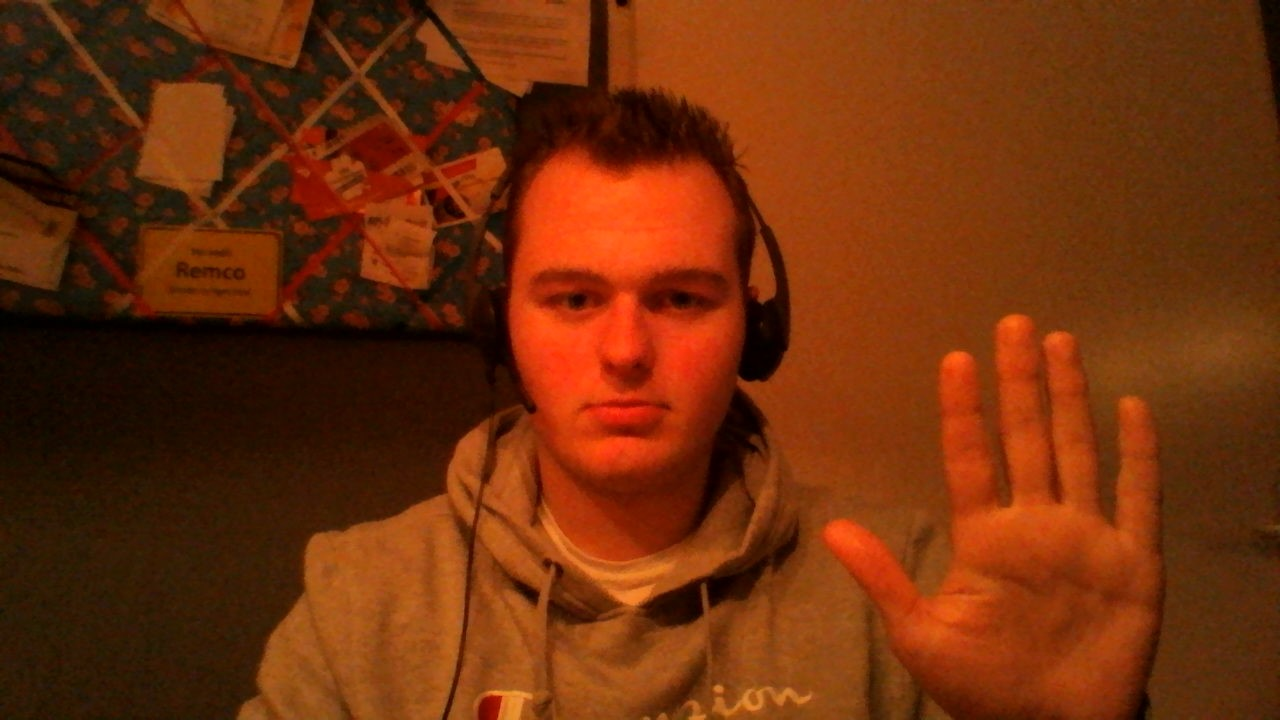
#> input picture pract2/testOtherLighting.JPG, 1280 x 720 px, found by its file name
$ python center.py
#> lines starting #> are read from the running program, lines starting #| are printed output that depends on the picture; after the words box and inside, x2 and y2 are one past the last pixel; in counts of white or black regions, pixels touching at a corner belong together
### pract2/functions.py
import cv2
import numpy as np


# Function to detect skin patches and identify their location
def skinFilter(frame, lower, upper):

	# convert frame to YCrCb from BGR (reversed RGB)
	converted = cv2.cvtColor(frame, cv2.COLOR_BGR2YCR_CB)

	#filter the pixels within the skin color range
	skinMask = cv2.inRange(converted, lower, upper)

	# process the frame (erosion, dilation) for better results
	kernel = cv2.getStructuringElement(cv2.MORPH_ELLIPSE, (10, 10))
	skinMask = cv2.erode(skinMask, kernel, iterations = 2)
	skinMask = cv2.dilate(skinMask, kernel, iterations = 2)
	skinMask = cv2.GaussianBlur(skinMask, (3,3), 0)

	# Use AND operator to identify pixels that can be used
	skin = cv2.bitwise_and(frame, frame, mask = skinMask)

	#Threshold and create binary image for processing
	skin = cv2.cvtColor(skin, cv2.COLOR_RGB2GRAY)
	ret, tresh1 = cv2.threshold(skin, 0,255,cv2.THRESH_BINARY)
	cv2.imshow("binary", tresh1)

	#calculate the centers of the skin patches by identifying contours
	centers = findDefects(frame, tresh1)

	return [frame, centers]


# Function to find the defects and contours in the frame
def findDefects(frame, gray):

	# find the contours
	contours,hierarchy = cv2.findContours(gray, 1, 2)
	maxArea = 0
	ci = 0

	n = 0
	cx = None
	cy = None
	ci = []
	centers = []
	if len(contours) > 1:

		# for each contour: calculate the area and filter the patches that are too small
		for i in range(len(contours)):
			cnt = contours[n]
			area = cv2.contourArea(cnt)

			if area > 4000:
				ci.append(i)

			n += 1

		# for each contour left:
		# - calculate the COG by using the moments of the contour (http)
		# - Get the defects of the fingers
		# - By defining the defect location: draw lines between the fingertips
		# 	creating a contour of the hand
		# - Draw the contour of the hand on the frame

		for i in ci:
			cnt = contours[i]
			M = cv2.moments(cnt)
			cx = int(M['m10']/M['m00'])
			cy = int(M['m01']/M['m00'])
			centers.append((cx, cy))
			hull = cv2.convexHull(cnt,returnPoints = False)
			defects = cv2.convexityDefects(cnt,hull)

			for i in range(defects.shape[0]):
				s,e,f,d = defects[i,0]
				start = tuple(cnt[s][0])
				end = tuple(cnt[e][0])
				far = tuple(cnt[f][0])
				cv2.line(frame,start,end,[0,255,0],2)
				cv2.circle(frame,far,5,[0,0,255],-1)

	return centers


# Function to calculate the total offset given the current and previous centers,
# and the cumulative offset yet obtained
# [10 lines left out: function processHand, not called in this run]


# Functions for length processing
def getLength(vector):
	return (vector[0]**2 + vector[1]**2)**0.5


def getLengthX(vector):
	return vector[0]

def getLengthY(vector):
	return vector[1]


# Function to get the right associations between two centers in two consecutive frames
# (Only when two hands are in the frame)
# [21 lines left out: function getPreviousCenter, not called in this run]

### pract2/center.py
import numpy as np
import cv2
import functions

img1 = cv2.imread("testOtherLighting.jpg")
#> img1 is the input picture: shape (720, 1280, 3); mean B, G, R 10.1, 46.2, 112.4
img2 = cv2.imread("test4OtherLighting.jpg")
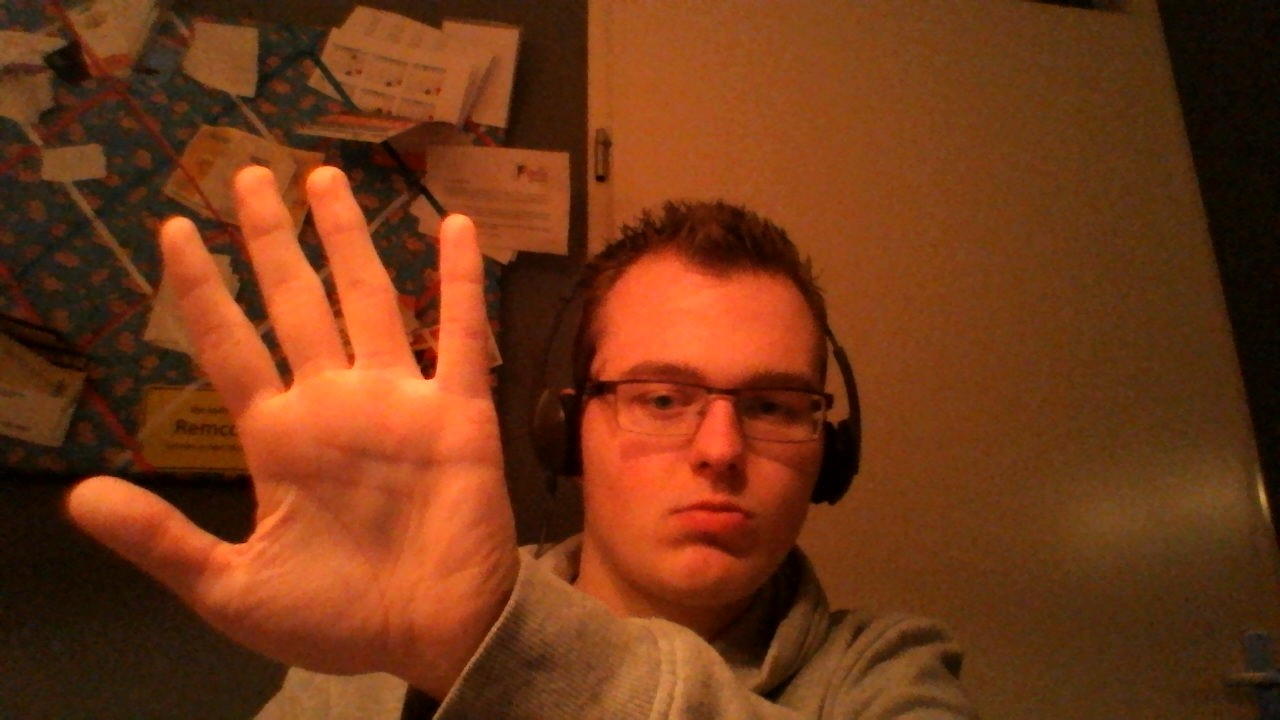
#> input picture pract2/test4OtherLighting.JPG, 1280 x 720 px, found by its file name
#> img2 is the input picture: shape (720, 1280, 3); mean B, G, R 22.2, 55.7, 115.9

fgbg = cv2.BackgroundSubtractorMOG()


#frame = cv2.imread("test2OtherLighting.jpg")
#skin filter boundaries (tweak if necessary)
lower = np.array([0, 45, 80], dtype = "uint8")
upper = np.array([11, 255, 255], dtype = "uint8")

list1 = functions.skinFilter(img1, lower, upper)
#> in skinFilter, `converted = cv2.cvtColor(frame, cv2.COLOR_BGR2YCR_CB)`: converted: shape (720, 1280, 3); mean of channels 0, 1, 2 61.9, 164.1, 98.8
#> in skinFilter, `skinMask = cv2.inRange(converted, lower, upper)`:
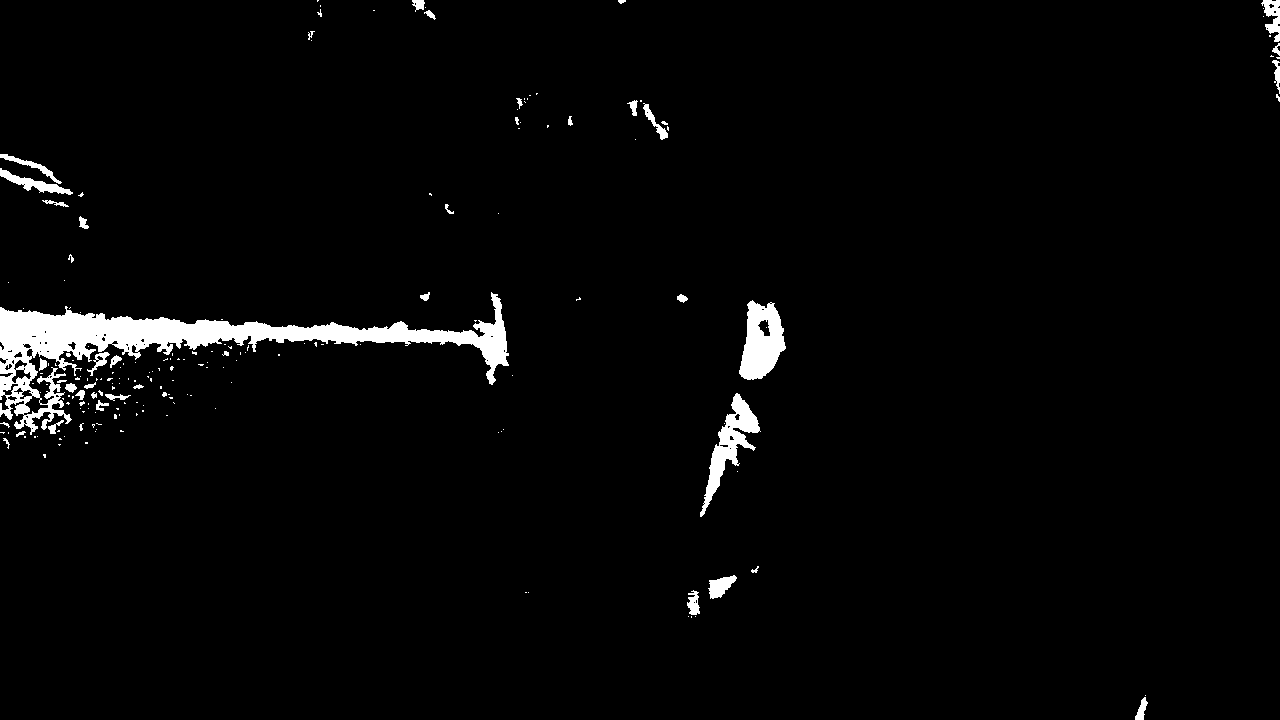
#> skinMask: shape (720, 1280); 2.7% white; 192 white regions (149 under 20 px), largest, box (x1, y1, x2, y2) and area: (0, 292, 509, 435) 15247, (739, 300, 786, 380) 2435, (700, 393, 761, 517) 2128
#> in skinFilter, `skinMask = cv2.erode(skinMask, kernel, iterations = 2)`: skinMask: shape (720, 1280); 0.17% white; 7 white regions (1 under 20 px), largest, box (x1, y1, x2, y2) and area: (0, 318, 40, 342) 472, (55, 322, 90, 343) 369, (750, 342, 774, 371) 344, (114, 326, 177, 336) 292, (194, 329, 213, 336) 72, (492, 346, 496, 354) 25
#> in skinFilter, `skinMask = cv2.dilate(skinMask, kernel, iterations = 2)`: skinMask: shape (720, 1280); 0.86% white; 5 white regions, box (x1, y1, x2, y2) and area: (0, 310, 100, 353) 3066, (106, 318, 223, 346) 2605, (742, 334, 784, 381) 1454, (484, 338, 506, 364) 495, (390, 325, 409, 344) 305
#> in skinFilter, `ret, tresh1 = cv2.threshold(skin, 0,255,cv2.THRESH_BINARY)`: tresh1: shape (720, 1280); 0.95% white; 5 white regions
#> in findDefects, `contours,hierarchy = cv2.findContours(gray, 1, 2)`: contours = 57 contours, 49 with area under 20; largest, box (x1, y1, x2, y2) and area: (0, 309, 101, 354) 3233, (105, 317, 224, 347) 2790, (741, 333, 785, 382) 1564, (483, 337, 507, 365) 554, (389, 324, 410, 345) 352, (37, 319, 49, 329) 52, (47, 321, 57, 327) 27, (148, 322, 157, 329) 26
#> the loop in findDefects, `for i in range(len(contours)):` made 57 passes
#> area on passes 5, 6, 34, 40, 43, 47, 53, 57: 554, 1564.5, 352, 25.5, 27, 51.5, 2789.5, 3233
#> after the loop in findDefects, `for i in range(len(contours)):`: ci = []; n = 57
#> after the loop in findDefects, `for i in ci:`: centers = []
#> list1 = 2 items
img1 = list1[0]
center1 = list1[1]
#> center1 = []
cv2.imshow("image1", img1)

list2 = functions.skinFilter(img2, lower, upper)
#> in skinFilter (call 2), `converted = cv2.cvtColor(frame, cv2.COLOR_BGR2YCR_CB)`: converted: shape (720, 1280, 3); mean of channels 0, 1, 2 69.9, 160.8, 101.1
#> in skinFilter (call 2), `skinMask = cv2.inRange(converted, lower, upper)`: skinMask: shape (720, 1280); 4% white; 167 white regions (133 under 20 px), largest, box (x1, y1, x2, y2) and area: (1160, 0, 1280, 540) 24491, (812, 421, 858, 503) 2376, (742, 551, 804, 651) 2225
#> in skinFilter (call 2), `skinMask = cv2.erode(skinMask, kernel, iterations = 2)`: skinMask: shape (720, 1280); 0.14% white; 15 white regions (5 under 20 px), largest, box (x1, y1, x2, y2) and area: (825, 438, 848, 492) 605, (1256, 364, 1271, 378) 142, (1243, 320, 1256, 339) 120
#> in skinFilter (call 2), `skinMask = cv2.dilate(skinMask, kernel, iterations = 2)`: skinMask: shape (720, 1280); 0.93% white; 9 white regions, largest, box (x1, y1, x2, y2) and area: (817, 430, 858, 502) 2107, (1248, 339, 1280, 404) 1554, (766, 577, 801, 621) 995
#> in skinFilter (call 2), `ret, tresh1 = cv2.threshold(skin, 0,255,cv2.THRESH_BINARY)`:
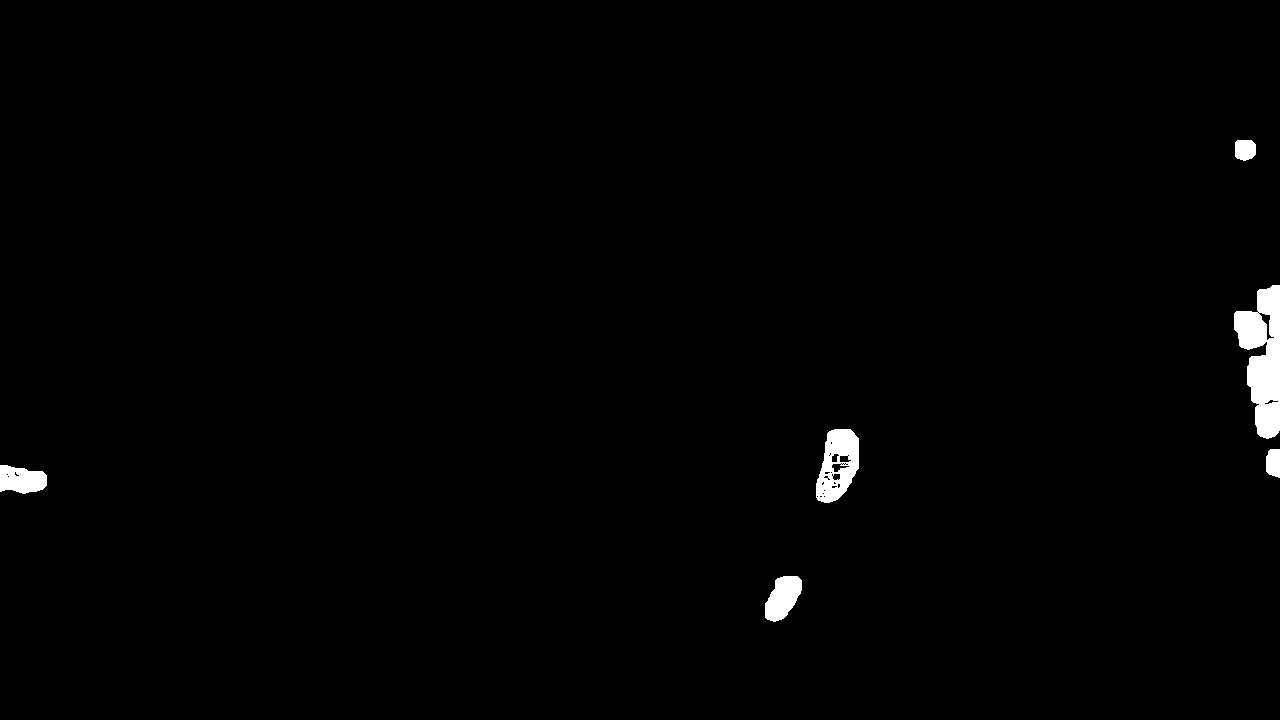
#> tresh1: shape (720, 1280); 1% white; 6 white regions
#> in findDefects (call 2), `contours,hierarchy = cv2.findContours(gray, 1, 2)`: contours = 40 contours, 28 with area under 20; largest, box (x1, y1, x2, y2) and area: (1234, 285, 1280, 439) 4329, (816, 429, 859, 503) 2246, (765, 576, 802, 622) 1096, (0, 465, 47, 494) 991, (1235, 140, 1256, 161) 352
#> the loop in findDefects (call 2), `for i in range(len(contours)):` made 40 passes
#> area on passes 1, 14, 20, 24, 28, 31, 33, 35, 36, 37, 39, 40: 1096.5, 47.5, 991, 88.5, 67, 51.5, 320, 2245.5, 33, 140, 4329, 352
#> after the loop in findDefects (call 2), `for i in range(len(contours)):`: ci = [38]; n = 40
#> the loop in findDefects (call 2), `for i in ci:` made 1 pass
#> (cx, cy, hull) on pass 1: (1262, 357, [75, 74, 72, 71, 67, 66, 62, 61, 57, 13, 12, 11, 4, 0])
#> after the loop in findDefects (call 2), `for i in ci:`:
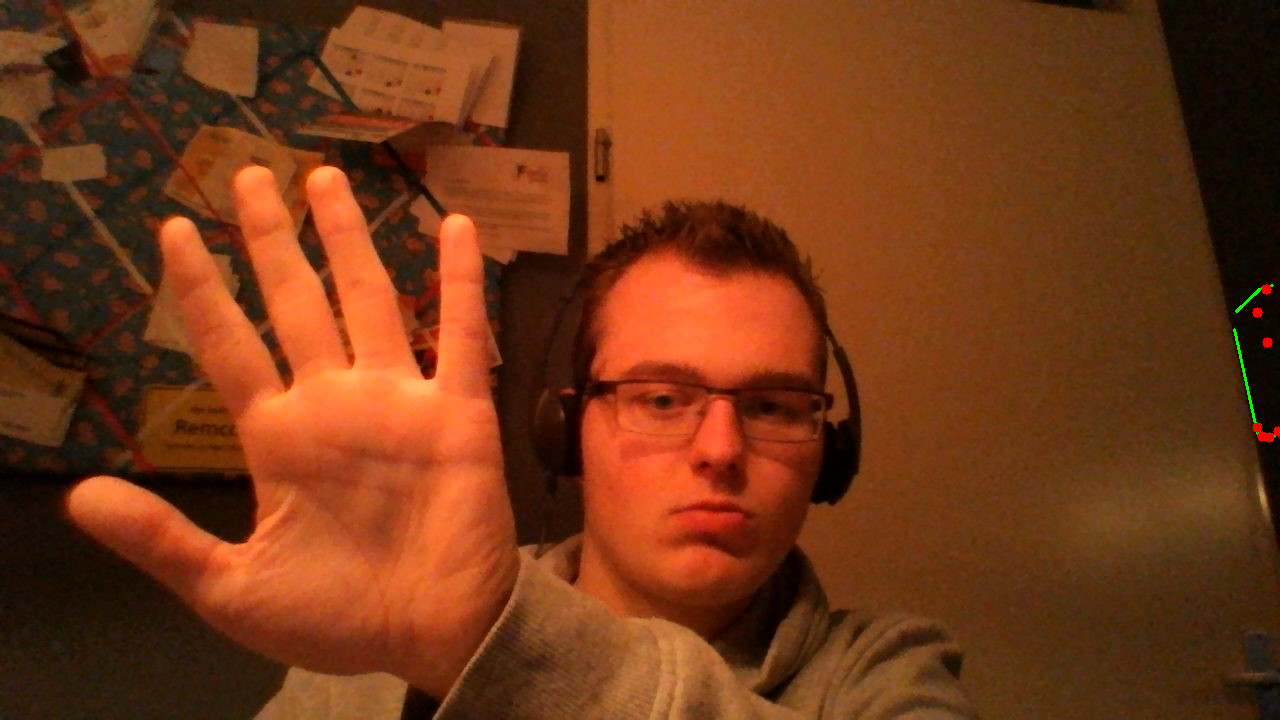
#> frame: shape (720, 1280, 3); 0.1% of pixels changed, all inside (x1, y1, x2, y2) = (1233, 284, 1280, 443)
#> after the loop in findDefects (call 2), `for i in ci:`: centers = [(1262, 357)]
#> list2 = 2 items
img2 = list2[0]
center2 = list2[1]
#> center2 = [(1262, 357)]


#> (the run stopped early here; a loop or call above may not have finished)
